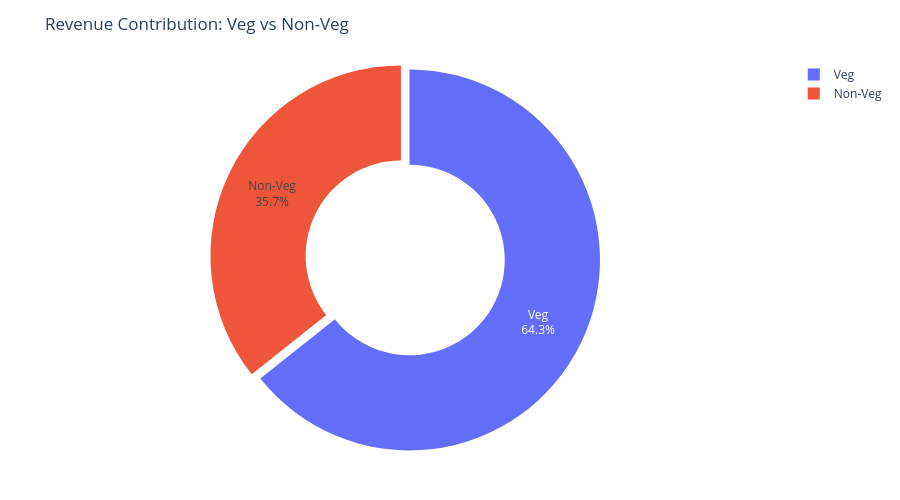

Source (notebook cell):
### Code cell
fig = px.pie(
    food_revenue,
    values="Price (INR)",
    names="Food Category",
    hole=0.5,
    title="Revenue Contribution: Veg vs Non-Veg",
)

fig.update_traces(
    textinfo="percent+label",
    pull=[0.05, 0]   # Correct syntax
)

fig.update_layout(
    height=500,
    margin=dict(t=60, b=40, l=40, r=40),
)

fig.show()

### Figure 1 — Plotly figure (JSON) as saved in the notebook; plotly's stock layout.template omitted (floating-point values rounded to 4 significant figures)
{"data": [{"domain": {"x": [0, 1], "y": [0, 1]}, "hole": 0.5, "hovertemplate": "Food Category=%{label}<br>Price (INR)=%{value}<extra></extra>", "labels": ["Non-Veg", "Veg"], "legendgroup": "", "name": "", "pull": [0.05, 0], "showlegend": true, "textinfo": "percent+label", "type": "pie", "values": [18910000.0, 34100000.0]}], "layout": {"height": 500, "legend": {"tracegroupgap": 0}, "margin": {"b": 40, "l": 40, "r": 40, "t": 60}, "title": {"text": "Revenue Contribution: Veg vs Non-Veg"}}}
